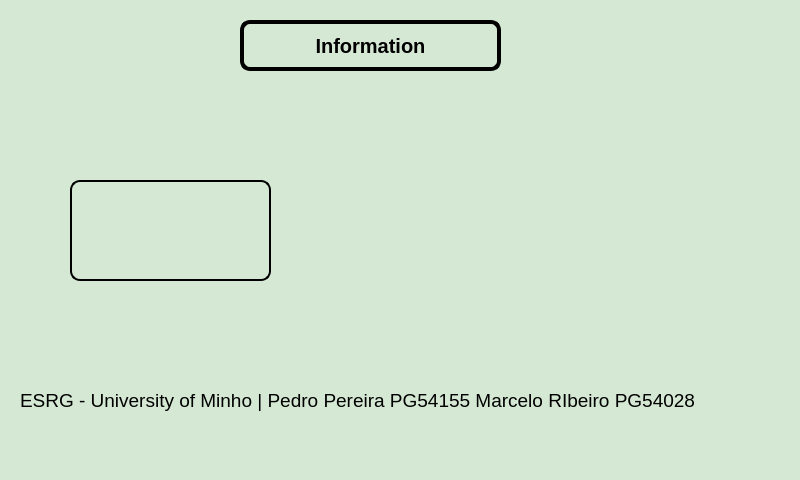
<?xml version="1.0" encoding="UTF-8"?>
<ui version="4.0">
 <class>Info</class>
 <widget class="QDialog" name="Info">
  <property name="geometry">
   <rect>
    <x>0</x>
    <y>0</y>
    <width>800</width>
    <height>480</height>
   </rect>
  </property>
  <property name="windowTitle">
   <string>Dialog</string>
  </property>
  <property name="styleSheet">
   <string notr="true">background-color:rgb(213, 232, 212);</string>
  </property>
  <widget class="QPushButton" name="goback">
   <property name="geometry">
    <rect>
     <x>10</x>
     <y>10</y>
     <width>71</width>
     <height>61</height>
    </rect>
   </property>
   <property name="styleSheet">
    <string notr="true">#goback{
background-color: transparent;
border-image:url(:turn-back.png);
background:none;
border:none;
background-repeat: none;
}</string>
   </property>
   <property name="text">
    <string/>
   </property>
  </widget>
  <widget class="QPushButton" name="tempLevel">
   <property name="geometry">
    <rect>
     <x>80</x>
     <y>100</y>
     <width>101</width>
     <height>71</height>
    </rect>
   </property>
   <property name="styleSheet">
    <string notr="true">#tempLevel{
background-color: transparent;
border-image:url(:niveltemperature.png);
background:none;
border:none;
background-repeat: none;
}</string>
   </property>
   <property name="text">
    <string/>
   </property>
  </widget>
  <widget class="QLabel" name="tempValue">
   <property name="geometry">
    <rect>
     <x>70</x>
     <y>180</y>
     <width>201</width>
     <height>101</height>
    </rect>
   </property>
   <property name="font">
    <font>
     <pointsize>20</pointsize>
    </font>
   </property>
   <property name="styleSheet">
    <string notr="true">color: black; 
background-color: none;
 border: 2px solid black;
 border-radius: 10px;
 padding: 5px; </string>
   </property>
   <property name="text">
    <string/>
   </property>
   <property name="alignment">
    <set>Qt::AlignCenter</set>
   </property>
  </widget>
  <widget class="QLabel" name="label_2">
   <property name="geometry">
    <rect>
     <x>20</x>
     <y>350</y>
     <width>771</width>
     <height>101</height>
    </rect>
   </property>
   <property name="font">
    <font>
     <pointsize>14</pointsize>
     <bold>false</bold>
    </font>
   </property>
   <property name="text">
    <string>ESRG - University of Minho | Pedro Pereira PG54155 Marcelo RIbeiro PG54028</string>
   </property>
   <property name="textFormat">
    <enum>Qt::AutoText</enum>
   </property>
   <property name="wordWrap">
    <bool>true</bool>
   </property>
  </widget>
  <widget class="QLabel" name="label">
   <property name="geometry">
    <rect>
     <x>240</x>
     <y>20</y>
     <width>261</width>
     <height>51</height>
    </rect>
   </property>
   <property name="font">
    <font>
     <pointsize>15</pointsize>
     <bold>true</bold>
    </font>
   </property>
   <property name="styleSheet">
    <string notr="true">color: black; 
background-color: none;
 border: 4px solid black;
 border-radius: 10px;
 padding: 5px; </string>
   </property>
   <property name="text">
    <string>Information</string>
   </property>
   <property name="alignment">
    <set>Qt::AlignCenter</set>
   </property>
  </widget>
  <widget class="QLabel" name="aviso">
   <property name="geometry">
    <rect>
     <x>300</x>
     <y>90</y>
     <width>391</width>
     <height>41</height>
    </rect>
   </property>
   <property name="styleSheet">
    <string notr="true">color:red;
font-weight:bold;
</string>
   </property>
   <property name="text">
    <string/>
   </property>
  </widget>
  <widget class="QLabel" name="imagemAviso">
   <property name="geometry">
    <rect>
     <x>200</x>
     <y>110</y>
     <width>91</width>
     <height>61</height>
    </rect>
   </property>
   <property name="text">
    <string/>
   </property>
  </widget>
  <widget class="QLabel" name="aviso_2">
   <property name="geometry">
    <rect>
     <x>290</x>
     <y>140</y>
     <width>401</width>
     <height>41</height>
    </rect>
   </property>
   <property name="styleSheet">
    <string notr="true">color:red;
font-weight:bold;
</string>
   </property>
   <property name="text">
    <string/>
   </property>
  </widget>
 </widget>
 <resources/>
 <connections/>
</ui>
